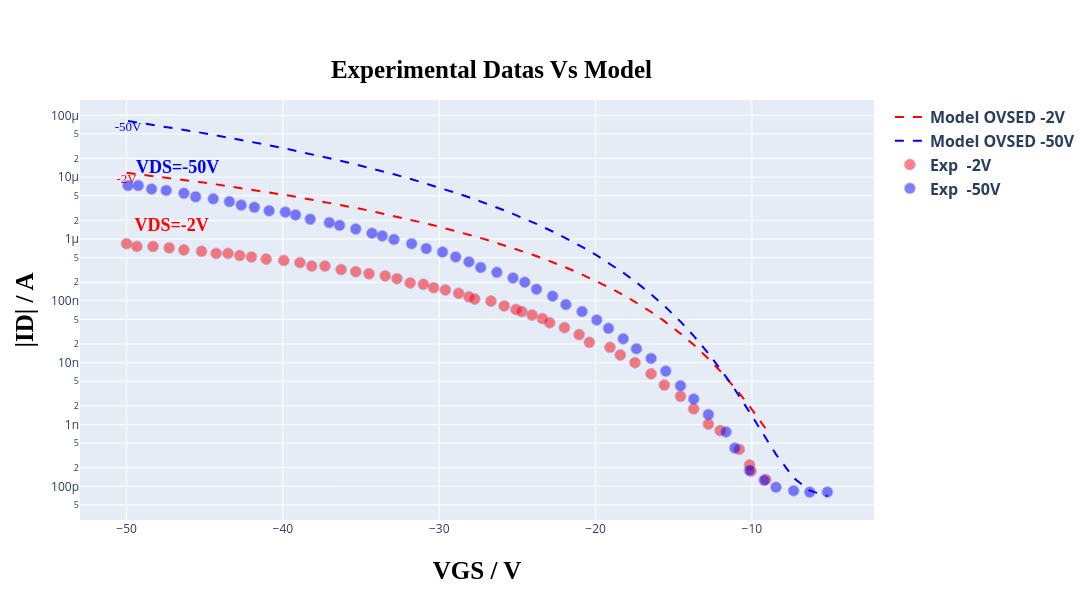
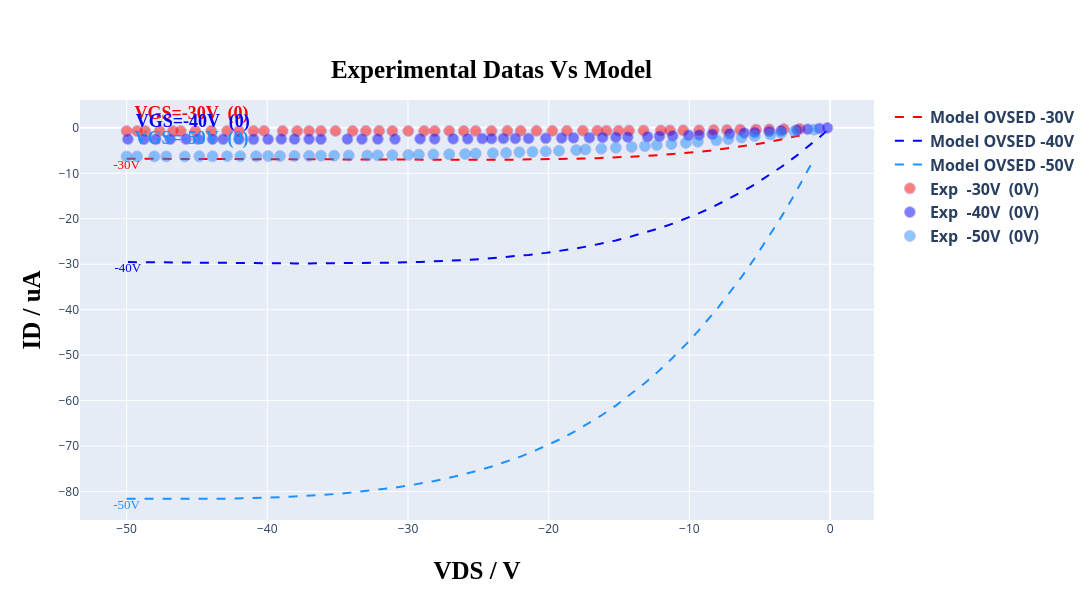

Notebook code cell kept with these figures, in order:
### Code cell
# @title ##### ***GRAFICS PLOT OPTION:*** { run: "auto" }
option = 'Show both curves' # @param ["Show transfer curve", "Show output curve", "Show both curves"]

plot = initialize_graphics_plot(settings)
model = instance_model(read, TFTModel, n_points, type_curve_plot, load_parameters, input_voltage, Vv, load_idleak, width_t, count_transfer, tp_tst, settings['experimental_data_scale_transfer'], settings['current_typic'], resistance, current)
in_model_data, in_exp_data, out_model_data, out_exp_data = load_experimental_data(read, count_transfer, Vv, Id, model, count_output)
plot_curves(option, plot, list_tension, list_tension_shift, count_transfer, in_model_data, out_model_data, in_exp_data, out_exp_data, shift_list, settings['select_files'], settings['current_typic'], type_curve_plot)
read.compute_relative_distance(Id, model)

### Figure 1 — Plotly figure (JSON) as saved in the notebook; plotly's stock layout.template omitted (floating-point values rounded to 4 significant figures)
{"data": [{"line": {"color": "rgb(255, 0, 0)", "dash": "dash"}, "mode": "lines+text", "name": "<b>Model OVSED<b> <b>-2V<b>", "text": ["-2V"], "textfont": {"color": "rgb(255, 0, 0)", "family": "Times New Roman", "size": 13}, "textposition": "bottom center", "type": "scatter", "x": [-50, -49.34, -48.31, -47.27, -46.33, -45.21, -44.27, -43.52, -42.76, -42.01, -41.07, -39.94, -38.91, -38.16, -37.31, -36.28, -35.34, -34.49, -33.46, -32.71, -31.86, -31.02, -30.36, -29.61, -28.76, -28.1, -27.73, -26.69, -25.85, -25.09, -24.72, -24.06, -23.4, -22.93, -21.99, -21.05, -20.39, -19.08, -18.42, -17.48, -16.45, -15.6, -14.57, -13.72, -12.78, -12.03, -10.81, -10.15, -10.06, -9.117], "y": [1.177e-05, 1.124e-05, 1.045e-05, 9.683e-06, 9.015e-06, 8.249e-06, 7.64e-06, 7.172e-06, 6.721e-06, 6.287e-06, 5.769e-06, 5.183e-06, 4.679e-06, 4.333e-06, 3.963e-06, 3.538e-06, 3.179e-06, 2.876e-06, 2.532e-06, 2.299e-06, 2.055e-06, 1.829e-06, 1.664e-06, 1.489e-06, 1.307e-06, 1.176e-06, 1.105e-06, 9.259e-07, 7.947e-07, 6.891e-07, 6.401e-07, 5.602e-07, 4.874e-07, 4.396e-07, 3.538e-07, 2.804e-07, 2.358e-07, 1.62e-07, 1.32e-07, 9.643e-08, 6.594e-08, 4.683e-08, 2.95e-08, 1.939e-08, 1.158e-08, 7.347e-09, 3.215e-09, 1.967e-09, 1.829e-09, 8.565e-10]}, {"line": {"color": "rgb(0, 0, 255)", "dash": "dash"}, "mode": "lines+text", "name": "<b>Model OVSED<b> <b>-50V<b>", "text": ["-50V"], "textfont": {"color": "rgb(0, 0, 255)", "family": "Times New Roman", "size": 13}, "textposition": "bottom center", "type": "scatter", "x": [-49.91, -49.25, -48.4, -47.46, -46.33, -45.58, -44.45, -43.42, -42.67, -41.82, -40.88, -39.85, -39.19, -38.25, -37.03, -36.37, -35.34, -34.3, -33.65, -32.89, -31.77, -30.83, -29.79, -28.95, -28.1, -27.35, -26.32, -25.28, -24.53, -23.78, -22.74, -21.9, -20.86, -19.92, -19.17, -18.23, -17.39, -16.45, -15.51, -14.57, -13.72, -12.78, -11.65, -11.09, -10.15, -9.211, -8.459, -7.331, -6.297, -5.169], "y": [8.093e-05, 7.639e-05, 7.081e-05, 6.493e-05, 5.832e-05, 5.418e-05, 4.835e-05, 4.34e-05, 4.003e-05, 3.646e-05, 3.275e-05, 2.899e-05, 2.676e-05, 2.379e-05, 2.028e-05, 1.856e-05, 1.606e-05, 1.381e-05, 1.25e-05, 1.111e-05, 9.246e-06, 7.874e-06, 6.54e-06, 5.578e-06, 4.722e-06, 4.046e-06, 3.235e-06, 2.549e-06, 2.123e-06, 1.751e-06, 1.322e-06, 1.033e-06, 7.471e-07, 5.43e-07, 4.127e-07, 2.85e-07, 1.984e-07, 1.278e-07, 7.868e-08, 4.604e-08, 2.706e-08, 1.411e-08, 5.9e-09, 3.674e-09, 1.586e-09, 6.573e-10, 3.284e-10, 1.367e-10, 8.507e-11, 6.966e-11]}, {"marker": {"color": "rgb(255, 0, 0)", "line": {"color": "MediumPurple", "width": 0.8}, "opacity": 0.5, "size": 11}, "mode": "markers+text", "name": "<b>Exp <b> <b>-2V<b>", "text": ["<b>VDS<b>=-2V"], "textfont": {"color": "rgb(255, 0, 0)", "family": "Times New Roman", "size": 18}, "textposition": "top right", "type": "scatter", "x": [-50, -49.34, -48.31, -47.27, -46.33, -45.21, -44.27, -43.52, -42.76, -42.01, -41.07, -39.94, -38.91, -38.16, -37.31, -36.28, -35.34, -34.49, -33.46, -32.71, -31.86, -31.02, -30.36, -29.61, -28.76, -28.1, -27.73, -26.69, -25.85, -25.09, -24.72, -24.06, -23.4, -22.93, -21.99, -21.05, -20.39, -19.08, -18.42, -17.48, -16.45, -15.6, -14.57, -13.72, -12.78, -12.03, -10.81, -10.15, -10.06, -9.117], "y": [8.4e-07, 7.57e-07, 7.57e-07, 7.19e-07, 6.65e-07, 6.31e-07, 5.83e-07, 5.83e-07, 5.4e-07, 5.12e-07, 4.74e-07, 4.5e-07, 4.16e-07, 3.65e-07, 3.65e-07, 3.2e-07, 2.96e-07, 2.74e-07, 2.53e-07, 2.28e-07, 1.95e-07, 1.85e-07, 1.63e-07, 1.5e-07, 1.32e-07, 1.16e-07, 1.07e-07, 9.91e-08, 8.26e-08, 7.25e-08, 6.71e-08, 5.89e-08, 5.17e-08, 4.42e-08, 3.68e-08, 2.84e-08, 2.13e-08, 1.77e-08, 1.33e-08, 1e-08, 6.59e-09, 4.34e-09, 2.86e-09, 1.79e-09, 1.01e-09, 7.98e-10, 3.95e-10, 2.22e-10, 1.76e-10, 1.29e-10]}, {"marker": {"color": "rgb(0, 0, 255)", "line": {"color": "MediumPurple", "width": 0.8}, "opacity": 0.5, "size": 11}, "mode": "markers+text", "name": "<b>Exp <b> <b>-50V<b>", "text": ["<b>VDS<b>=-50V"], "textfont": {"color": "rgb(0, 0, 255)", "family": "Times New Roman", "size": 18}, "textposition": "top right", "type": "scatter", "x": [-49.91, -49.25, -48.4, -47.46, -46.33, -45.58, -44.45, -43.42, -42.67, -41.82, -40.88, -39.85, -39.19, -38.25, -37.03, -36.37, -35.34, -34.3, -33.65, -32.89, -31.77, -30.83, -29.79, -28.95, -28.1, -27.35, -26.32, -25.28, -24.53, -23.78, -22.74, -21.9, -20.86, -19.92, -19.17, -18.23, -17.39, -16.45, -15.51, -14.57, -13.72, -12.78, -11.65, -11.09, -10.15, -9.211, -8.459, -7.331, -6.297, -5.169], "y": [7.31e-06, 7.31e-06, 6.42e-06, 6.09e-06, 5.49e-06, 4.82e-06, 4.46e-06, 4.02e-06, 3.53e-06, 3.26e-06, 2.86e-06, 2.72e-06, 2.45e-06, 2.09e-06, 1.84e-06, 1.66e-06, 1.45e-06, 1.24e-06, 1.12e-06, 9.83e-07, 8.4e-07, 7e-07, 6.15e-07, 5.12e-07, 4.27e-07, 3.46e-07, 2.89e-07, 2.34e-07, 2e-07, 1.54e-07, 1.19e-07, 8.7e-08, 6.71e-08, 4.9e-08, 3.59e-08, 2.43e-08, 1.68e-08, 1.17e-08, 7.31e-09, 4.23e-09, 2.58e-09, 1.45e-09, 7.57e-10, 4.16e-10, 1.81e-10, 1.25e-10, 9.66e-11, 8.48e-11, 8.05e-11, 8.05e-11]}], "layout": {"height": 600, "legend": {"font": {"size": 16}}, "title": {"font": {"color": "black", "family": "Overpass", "size": 25}, "text": "<b>Experimental Datas Vs Model<b>", "x": 0.45, "y": 0.9}, "width": 1100, "xaxis": {"title": {"font": {"color": "black", "family": "Overpass", "size": 25}, "standoff": 25, "text": "<b>VGS / V<b>"}}, "yaxis": {"title": {"font": {"color": "black", "family": "Overpass", "size": 25}, "standoff": 10, "text": "<b>|ID| / A<b>"}, "type": "log"}}}

### Figure 2 — Plotly figure (JSON) as saved in the notebook; plotly's stock layout.template omitted (floating-point values rounded to 4 significant figures)
{"data": [{"line": {"color": "rgb(255, 0, 0)", "dash": "dash"}, "mode": "lines+text", "name": "<b>Model OVSED<b> <b>-30V<b>", "text": ["-30V"], "textfont": {"color": "rgb(255, 0, 0)", "family": "Times New Roman", "size": 13}, "textposition": "bottom center", "type": "scatter", "x": [-50, -49.25, -48.68, -47.65, -46.71, -46.15, -45.11, -43.98, -42.86, -42.01, -40.98, -40.23, -38.91, -37.88, -37.03, -36.18, -35.15, -33.93, -32.99, -32.05, -31.11, -29.98, -28.85, -28.1, -27.07, -26.03, -25.19, -24.06, -22.93, -21.99, -20.86, -19.74, -18.7, -17.58, -16.54, -15.88, -15.04, -14.29, -13.25, -12.03, -11.37, -10.43, -9.305, -8.271, -7.331, -6.391, -5.263, -4.323, -3.289, -2.162], "y": [-6.793, -6.804, -6.813, -6.828, -6.842, -6.851, -6.866, -6.883, -6.899, -6.912, -6.927, -6.937, -6.956, -6.97, -6.981, -6.992, -7.004, -7.018, -7.028, -7.037, -7.045, -7.052, -7.057, -7.058, -7.057, -7.053, -7.047, -7.032, -7.011, -6.986, -6.947, -6.895, -6.835, -6.752, -6.659, -6.589, -6.486, -6.382, -6.214, -5.977, -5.83, -5.593, -5.263, -4.914, -4.553, -4.147, -3.597, -3.084, -2.457, -1.695]}, {"line": {"color": "rgb(0, 0, 255)", "dash": "dash"}, "mode": "lines+text", "name": "<b>Model OVSED<b> <b>-40V<b>", "text": ["-40V"], "textfont": {"color": "rgb(0, 0, 255)", "family": "Times New Roman", "size": 13}, "textposition": "bottom center", "type": "scatter", "x": [-49.91, -48.78, -47.93, -46.9, -45.77, -44.92, -43.89, -43.14, -42.01, -40.98, -39.94, -39.0, -38.06, -37.03, -36.18, -34.3, -33.27, -32.14, -30.92, -29.14, -28.1, -26.79, -25.75, -24.72, -24.06, -23.21, -22.37, -21.43, -20.21, -19.08, -18.23, -17.11, -16.17, -15.23, -14.38, -12.97, -12.12, -11.18, -10.06, -9.305, -8.365, -7.143, -6.109, -5.357, -4.323, -3.477, -2.35, -1.598, -0.7519, -0.188], "y": [-29.52, -29.56, -29.59, -29.63, -29.66, -29.69, -29.72, -29.74, -29.76, -29.79, -29.8, -29.81, -29.82, -29.82, -29.81, -29.78, -29.75, -29.7, -29.63, -29.49, -29.38, -29.2, -29.03, -28.83, -28.69, -28.48, -28.24, -27.95, -27.5, -27.02, -26.61, -25.99, -25.41, -24.76, -24.11, -22.9, -22.07, -21.07, -19.74, -18.77, -17.45, -15.57, -13.81, -12.44, -10.41, -8.619, -6.051, -4.22, -2.042, -0.5201]}, {"line": {"color": "rgb(30, 144, 255)", "dash": "dash"}, "mode": "lines+text", "name": "<b>Model OVSED<b> <b>-50V<b>", "text": ["-50V"], "textfont": {"color": "rgb(30, 144, 255)", "family": "Times New Roman", "size": 13}, "textposition": "bottom center", "type": "scatter", "x": [-50, -49.25, -48.03, -47.18, -45.86, -44.83, -43.89, -42.86, -41.92, -40.79, -39.94, -39.1, -38.06, -37.03, -36.18, -35.24, -34.21, -32.89, -32.14, -31.11, -29.98, -29.23, -28.2, -27.07, -25.94, -25.19, -23.97, -23.03, -22.09, -21.15, -20.21, -19.27, -18.05, -17.39, -16.26, -15.23, -14.1, -13.16, -12.31, -11.28, -10.24, -9.398, -8.083, -7.237, -6.297, -5.357, -4.229, -3.477, -2.538, -1.128], "y": [-81.6, -81.62, -81.64, -81.65, -81.65, -81.63, -81.61, -81.57, -81.51, -81.43, -81.35, -81.25, -81.11, -80.94, -80.78, -80.57, -80.3, -79.9, -79.63, -79.22, -78.7, -78.32, -77.72, -76.99, -76.16, -75.54, -74.43, -73.48, -72.42, -71.26, -70.0, -68.61, -66.62, -65.45, -63.28, -61.1, -58.5, -56.14, -53.86, -50.86, -47.63, -44.79, -40.02, -36.72, -32.83, -28.69, -23.38, -19.64, -14.71, -6.796]}, {"marker": {"color": "rgb(255, 0, 0)", "line": {"color": "MediumPurple", "width": 0.8}, "opacity": 0.5, "size": 11}, "mode": "markers+text", "name": "<b>Exp <b> <b>-30V<b> <b> (0V)<b>", "text": ["<b>VGS<b>=-30V  (0)"], "textfont": {"color": "rgb(255, 0, 0)", "family": "Times New Roman", "size": 18}, "textposition": "top right", "type": "scatter", "x": [-50, -49.25, -48.68, -47.65, -46.71, -46.15, -45.11, -43.98, -42.86, -42.01, -40.98, -40.23, -38.91, -37.88, -37.03, -36.18, -35.15, -33.93, -32.99, -32.05, -31.11, -29.98, -28.85, -28.1, -27.07, -26.03, -25.19, -24.06, -22.93, -21.99, -20.86, -19.74, -18.7, -17.58, -16.54, -15.88, -15.04, -14.29, -13.25, -12.03, -11.37, -10.43, -9.305, -8.271, -7.331, -6.391, -5.263, -4.323, -3.289, -2.162], "y": [-0.6842, -0.6842, -0.6711, -0.6711, -0.6842, -0.6842, -0.6842, -0.6579, -0.6842, -0.6842, -0.6711, -0.6711, -0.6711, -0.6842, -0.6711, -0.6711, -0.6711, -0.6711, -0.6579, -0.6579, -0.6711, -0.6711, -0.6711, -0.6711, -0.6711, -0.6711, -0.6711, -0.6711, -0.6579, -0.6447, -0.6447, -0.6447, -0.6447, -0.6184, -0.6184, -0.6184, -0.6184, -0.5921, -0.5789, -0.5789, -0.5526, -0.5395, -0.5263, -0.4737, -0.4605, -0.4079, -0.3553, -0.3289, -0.2632, -0.2105]}, {"marker": {"color": "rgb(0, 0, 255)", "line": {"color": "MediumPurple", "width": 0.8}, "opacity": 0.5, "size": 11}, "mode": "markers+text", "name": "<b>Exp <b> <b>-40V<b> <b> (0V)<b>", "text": ["<b>VGS<b>=-40V  (0)"], "textfont": {"color": "rgb(0, 0, 255)", "family": "Times New Roman", "size": 18}, "textposition": "top right", "type": "scatter", "x": [-49.91, -48.78, -47.93, -46.9, -45.77, -44.92, -43.89, -43.14, -42.01, -40.98, -39.94, -39.0, -38.06, -37.03, -36.18, -34.3, -33.27, -32.14, -30.92, -29.14, -28.1, -26.79, -25.75, -24.72, -24.06, -23.21, -22.37, -21.43, -20.21, -19.08, -18.23, -17.11, -16.17, -15.23, -14.38, -12.97, -12.12, -11.18, -10.06, -9.305, -8.365, -7.143, -6.109, -5.357, -4.323, -3.477, -2.35, -1.598, -0.7519, -0.188], "y": [-2.487, -2.5, -2.513, -2.487, -2.474, -2.474, -2.487, -2.487, -2.487, -2.5, -2.5, -2.461, -2.474, -2.474, -2.487, -2.461, -2.461, -2.461, -2.461, -2.408, -2.421, -2.408, -2.395, -2.355, -2.355, -2.329, -2.329, -2.316, -2.289, -2.237, -2.197, -2.158, -2.105, -2.053, -2.013, -1.934, -1.842, -1.75, -1.632, -1.553, -1.408, -1.289, -1.118, -0.9868, -0.7895, -0.6316, -0.4474, -0.2895, -0.1316, 0]}, {"marker": {"color": "rgb(30, 144, 255)", "line": {"color": "MediumPurple", "width": 0.8}, "opacity": 0.5, "size": 11}, "mode": "markers+text", "name": "<b>Exp <b> <b>-50V<b> <b> (0V)<b>", "text": ["<b>VGS<b>=-50V  (0)"], "textfont": {"color": "rgb(30, 144, 255)", "family": "Times New Roman", "size": 18}, "textposition": "top right", "type": "scatter", "x": [-50, -49.25, -48.03, -47.18, -45.86, -44.83, -43.89, -42.86, -41.92, -40.79, -39.94, -39.1, -38.06, -37.03, -36.18, -35.24, -34.21, -32.89, -32.14, -31.11, -29.98, -29.23, -28.2, -27.07, -25.94, -25.19, -23.97, -23.03, -22.09, -21.15, -20.21, -19.27, -18.05, -17.39, -16.26, -15.23, -14.1, -13.16, -12.31, -11.28, -10.24, -9.398, -8.083, -7.237, -6.297, -5.357, -4.229, -3.477, -2.538, -1.128], "y": [-6.289, -6.276, -6.276, -6.276, -6.276, -6.25, -6.25, -6.224, -6.224, -6.224, -6.197, -6.197, -6.184, -6.158, -6.118, -6.105, -6.079, -6.079, -6.026, -6, -5.961, -5.882, -5.842, -5.803, -5.737, -5.645, -5.566, -5.513, -5.355, -5.263, -5.171, -5.039, -4.882, -4.75, -4.566, -4.368, -4.197, -4, -3.789, -3.553, -3.289, -3.026, -2.724, -2.461, -2.132, -1.789, -1.474, -1.132, -0.75, -0.3816]}], "layout": {"height": 600, "legend": {"font": {"size": 16}}, "title": {"font": {"color": "black", "family": "Overpass", "size": 25}, "text": "<b>Experimental Datas Vs Model<b>", "x": 0.45, "y": 0.9}, "width": 1100, "xaxis": {"title": {"font": {"color": "black", "family": "Overpass", "size": 25}, "standoff": 25, "text": "<b>VDS / V<b>"}}, "yaxis": {"title": {"font": {"color": "black", "family": "Overpass", "size": 25}, "standoff": 10, "text": "<b>ID / uA<b>"}, "type": "linear"}}}
